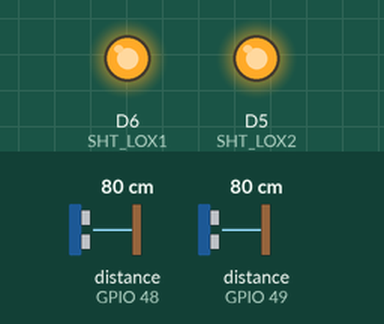
The sketch below on a simulated ESP8266 (NodeMCU). On the bench: output pins drawn as LEDs (lit = HIGH). The inputs (shaded band) are chosen by the test bench; at power-on: distance to the obstacle (sensors on GPIO 48, GPIO 49) 80 cm. WiFi joins after 1.5 s; servers stay silent unless stated; the local clock reads 2024-03-15 10:24:30 at power-on unless the sketch sets it; no MQTT or app messages arrive unless stated; what the sketch prints to the serial monitor is not drawn.

Above: at 0.1 s.
Timing chart, 0 to 1.6 s (numbered marks = the images above):
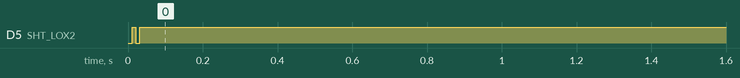

The sketch:

laserDurchgangsmelder_Dual.ino
```cpp
//VL53LXX-V2  lasersensor AZDelivery
// https://www.az-delivery.de/products/vl53l0x-time-of-flight-tof-laser-abstandssensor
// https://github.com/adafruit/Adafruit_VL53L0X/blob/master/src/vl53l0x_api.h

/*

anbauen, normal betrieb calibrieren
je sensor
nach oben und unten im Leerlauf zone erkennen
bei Bewegung Durchgang melden
Bewegung:
- sichere Erkennung je sensor
- plausible Folgebewegung am anderen sensor in kurzem Zeitfenser
- Richtung ausgeben 1 -> 2 oder umgekehrt
Bewegungsrichtung je sensor als Zusatz
Regenerkennung (Schnee, Hagel) ggf. deaktivieren der sinnlosen Funktion

1. mqtt und Auswertung in iobroker
2. lokale Umsetzung auf esp, ggf. 485 Sender wegen Entfernung

*/


// todo OTA

#ifdef ESP8266
  #include "ESP8266WiFi.h"
#else
  #include "WiFi.h"
#endif
#include <MQTT.h>     //joel Gaehwiler
#include "Adafruit_VL53L0X.h"


#define LED LED_BUILTIN
// address we will assign if dual sensor is present
#define LOX1_ADDRESS 0x30
#define LOX2_ADDRESS 0x31

// set the pins to shutdown
#define SHT_LOX1 D6//7
#define SHT_LOX2 D5 //6

const char* hostname = "esp_tof_melder";
const  char* ssid = "rheinsberg.mesh";
const  char* password = "1234567899";
long lastwifibegin = 0 - 30000;

IPAddress local_IP(192, 168, 10, 43);
IPAddress gateway(192, 168, 10, 1);
IPAddress subnet(255, 255, 255, 0);

const char* mqtt_path_connection;
const char* mqtt_path_m1;
const char* mqtt_path_m2;
const char* mqtt_user;
const char* mqtt_server = "192.168.10.51";
const int mport = 1883;
WiFiClient client;
MQTTClient mclient;
boolean bInitmqtt = true;

// objects for the vl53l0x
Adafruit_VL53L0X lox1 = Adafruit_VL53L0X();
Adafruit_VL53L0X lox2 = Adafruit_VL53L0X();

// this holds the measurement
VL53L0X_RangingMeasurementData_t measure1;
VL53L0X_RangingMeasurementData_t measure2;


void initMQTT(){
  Serial.print("initMQTT\n");
  mqtt_path_m1 = "tof/1";
  mqtt_path_m2 = "tof/2";
  mqtt_path_connection = "tof";
  mclient.begin(mqtt_server, mport, client);
  //mclient.onMessage(messageReceived);
  mclient.setWill(mqtt_path_connection, "disconnected", true, 0);
  if (!mclient.connected()) {
     Serial.print("initMQTT not connected!\n");
  } else{
     Serial.print("initMQTT connected.\n");
  }
}


const char* ntpServer = "pool.ntp.org";
const long  gmtOffset_sec = 3600;
const int   daylightOffset_sec = 0;//3600;
unsigned long previousMillisConnectMsg = 0;
const long intervalConnectMsg = 1000 * 60 * 10;  // interval at which to send a connected-message

void publishConnectionTime(){
  #define MY_TZ "GMT-1GMT-2,M3.5.0,M10.5.0/3" //"GMT+1GMT,M3.5.0,M10.5.0/03:00:00"
  //"CET-1CEST,M3.5.0,M10.5.0/3"
  configTime(0, 0, ntpServer);
  setenv("TZ", MY_TZ, 1);            // Set environment variable with your time zone
  tzset();
  struct tm timeinfo;
  if(!getLocalTime(&timeinfo)){
   mclient.publish(mqtt_path_connection, "Error NTP",true,2);
    return;
  }
  char IP[] = "000.000.000.000";
  WiFi.localIP().toString().toCharArray(IP, 16);
  char buffer[50];
  char tag[][3] = {"So","Mo", "Di", "Mi", "Do", "Fr","Sa"};
  //sprintf(buffer, "connected %s, %02d.%02d.%02d %02d:%02d:%02d, IP:%s",tag[timeinfo.tm_wday],timeinfo.tm_mday,timeinfo.tm_mon+1,timeinfo.tm_year+1900-2000,timeinfo.tm_hour,timeinfo.tm_min,timeinfo.tm_sec,IP);
  sprintf(buffer, "connected %s, %02d:%02d, IP:%s",tag[timeinfo.tm_wday],timeinfo.tm_hour,timeinfo.tm_min,IP);
  //Serial.println(buffer);
  mclient.publish(mqtt_path_connection, buffer,true,2);
}

void connect() {
  Serial.print("checking WiFi\n");
  while (WiFi.status() != WL_CONNECTED) {
    if (millis() - lastwifibegin > 15000) {  // alle 15 sec
      WiFi.persistent(false);
      WiFi.disconnect();
      delay(100);
      WiFi.mode(WIFI_OFF);
      delay(100);
      WiFi.mode(WIFI_STA);
      lastwifibegin = millis();
      Serial.print("\nretry WiFi begin...");
      Serial.println(millis()-lastwifibegin);
 //local_IP
  //gateway
  //subnet
  //INADDR_NONE

      WiFi.config(local_IP, gateway, subnet, gateway);
      // WiFi.config(INADDR_NONE, INADDR_NONE, INADDR_NONE);
      WiFi.setHostname(hostname);
      WiFi.begin(ssid, password);
      while (WiFi.status() != WL_CONNECTED) {
        Serial.print(".");
        delay(1000); //warten auf Verbindung
      }
      delay(1000);
      Serial.println("\n-------------------------");
      Serial.print("hostname: ");
      Serial.println(hostname);
      Serial.print("IP address: ");
      Serial.println(WiFi.localIP());
      Serial.print("ESP Mac Address: ");
      Serial.println(WiFi.macAddress());
      Serial.print("Subnet Mask: ");
      Serial.println(WiFi.subnetMask());
      Serial.print("Gateway IP: ");
      Serial.println(WiFi.gatewayIP());
      Serial.print("DNS: ");
      Serial.println(WiFi.dnsIP());
      Serial.println("-------------------------");
      Serial.print("\nWiFi connected!\n");

      ESP.wdtFeed();

      for (int i=0; i<7; i++){
        digitalWrite(LED_BUILTIN, 1); // Status
        delay(100);
        digitalWrite(LED_BUILTIN, 0); // Status
        delay(100);
      }
      break;
    }
  }
    if (WiFi.status() == WL_CONNECTED){
      if(bInitmqtt){
        bInitmqtt = false;
        initMQTT();
      }

    bool erfolg = false;
    for (int i=0; i<30; i++){
      Serial.println("connecting to MQTT-Server...");
      digitalWrite(LED_BUILTIN, 1); // Status
      if(mclient.connect(mqtt_user, "", "")){
        Serial.println("MQTT connected.\n");
        //mclient.publish(mqtt_path_connection, "reconnect");
        mclient.subscribe(mqtt_path_m1);
        mclient.subscribe(mqtt_path_m2);
        mclient.publish(mqtt_path_m1, "0");
        mclient.publish(mqtt_path_m2, "0");
        publishConnectionTime();
        erfolg = true;
        break;
      }
      Serial.print("not connecting to MQTT-Server");
      digitalWrite(LED_BUILTIN, 0); // Status
      delay(1000);
    }
    if (!erfolg){
      ESP.restart();
    }
    Serial.println();
  }

}


/*
    Reset all sensors by setting all of their XSHUT pins low for delay(10), then set all XSHUT high to bring out of reset
    Keep sensor #1 awake by keeping XSHUT pin high
    Put all other sensors into shutdown by pulling XSHUT pins low
    Initialize sensor #1 with lox.begin(new_i2c_address) Pick any number but 0x29 and it must be under 0x7F. Going with 0x30 to 0x3F is probably OK.
    Keep sensor #1 awake, and now bring sensor #2 out of reset by setting its XSHUT pin high.
    Initialize sensor #2 with lox.begin(new_i2c_address) Pick any number but 0x29 and whatever you set the first sensor to
 */
void setID() {
  // all reset
  digitalWrite(SHT_LOX1, LOW);
  digitalWrite(SHT_LOX2, LOW);
  delay(10);
  // all unreset
  digitalWrite(SHT_LOX1, HIGH);
  digitalWrite(SHT_LOX2, HIGH);
  delay(10);

  // activating LOX1 and resetting LOX2
  digitalWrite(SHT_LOX1, HIGH);
  digitalWrite(SHT_LOX2, LOW);

  // initing LOX1
  if(!lox1.begin(LOX1_ADDRESS)) {
    Serial.println(F("Failed to boot first VL53L0X"));
    while(1);
  }
  delay(10);

  // activating LOX2
  digitalWrite(SHT_LOX2, HIGH);
  delay(10);

  //initing LOX2
  if(!lox2.begin(LOX2_ADDRESS)) {
    Serial.println(F("Failed to boot second VL53L0X"));
    while(1);
  }

lox1.configSensor(Adafruit_VL53L0X::VL53L0X_SENSE_LONG_RANGE);
lox2.configSensor(Adafruit_VL53L0X::VL53L0X_SENSE_LONG_RANGE);

}

void read_dual_sensors() {

  lox1.rangingTest(&measure1, false); // pass in 'true' to get debug data printout!
  lox2.rangingTest(&measure2, false); // pass in 'true' to get debug data printout!

  // print sensor one reading
  Serial.print(F("1: "));
  if(measure1.RangeStatus != 4) {     // if not out of range
    Serial.print(measure1.RangeMilliMeter);
    mclient.publish(mqtt_path_m1, String(measure1.RangeMilliMeter) );
  } else {
    Serial.print(F("----"));
    mclient.publish(mqtt_path_m1,String(-1));
  }

  Serial.print(F(" "));

  // print sensor two reading
  Serial.print(F("2: "));
  if(measure2.RangeStatus != 4) {
    Serial.print(measure2.RangeMilliMeter);
    mclient.publish(mqtt_path_m2,String(measure2.RangeMilliMeter));
  } else {
    Serial.print(F("----"));
    mclient.publish(mqtt_path_m2,String(-1));
  }


  // Geschwindigkeit ermitteln und drucken.
  // daraus positiv negativ richtung bestimmen, plausi, reaktion ableiten und sperren für einige Sekunden
  // aus beiden (einer zeigt nach oben, einer nach unten) reaktion ala vorhandenem
  // erkennen, wenn ein sensor nicht mehr arbeitet, nur noch identische werte liefert, melden und reset auslösen
  // mqtt status, signal, ansagen steuern

  Serial.println();
}

void setup() {
  Serial.begin(115200);

  // wait until serial port opens for native USB devices
  while (! Serial) { delay(1); }

  pinMode(SHT_LOX1, OUTPUT);
  pinMode(SHT_LOX2, OUTPUT);

  Serial.println(F("Shutdown pins inited..."));

  digitalWrite(SHT_LOX1, LOW);
  digitalWrite(SHT_LOX2, LOW);

  Serial.println(F("Both in reset mode...(pins are low)"));

  ESP.wdtDisable();
  ESP.wdtEnable(1000);
  //ESP.wdtFeed();

  Serial.println(F("Starting..."));
  setID();

  connect();

}

void loop() {
  if (!mclient.connected()) {
    connect();
  }
  unsigned long currentMillis = millis();
  // connected-Message regelmässig
  if (currentMillis - previousMillisConnectMsg >= intervalConnectMsg) {
    publishConnectionTime();
    previousMillisConnectMsg = currentMillis;
  }
  read_dual_sensors();
  delay(200);
}
```
